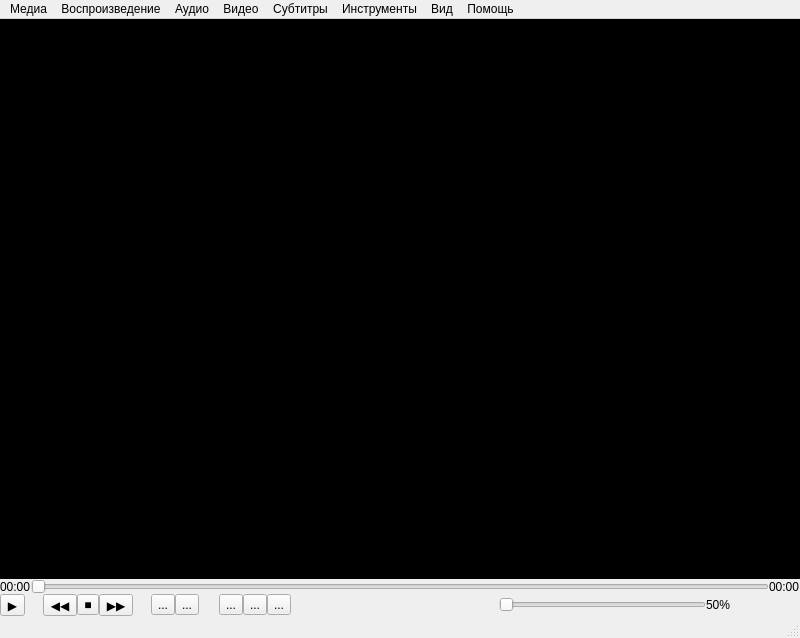
<?xml version="1.0" encoding="UTF-8"?>
<ui version="4.0">
 <class>MainWindow</class>
 <widget class="QMainWindow" name="MainWindow">
  <property name="geometry">
   <rect>
    <x>0</x>
    <y>0</y>
    <width>800</width>
    <height>638</height>
   </rect>
  </property>
  <property name="windowTitle">
   <string>Медиапроигрыватель</string>
  </property>
  <widget class="QWidget" name="centralwidget">
   <layout class="QVBoxLayout" name="verticalLayout" stretch="1,0,0">
    <property name="spacing">
     <number>0</number>
    </property>
    <property name="leftMargin">
     <number>0</number>
    </property>
    <property name="topMargin">
     <number>0</number>
    </property>
    <property name="rightMargin">
     <number>0</number>
    </property>
    <property name="bottomMargin">
     <number>0</number>
    </property>
    <item>
     <widget class="QLabel" name="videoLabel">
      <property name="styleSheet">
       <string notr="true">background-color: black;</string>
      </property>
      <property name="text">
       <string/>
      </property>
      <property name="pixmap">
       <pixmap resource="resourses.qrc">:/images/conus.png</pixmap>
      </property>
      <property name="scaledContents">
       <bool>false</bool>
      </property>
      <property name="alignment">
       <set>Qt::AlignmentFlag::AlignCenter</set>
      </property>
     </widget>
    </item>
    <item>
     <layout class="QHBoxLayout" name="horizontalLayout">
      <item>
       <widget class="QLabel" name="label">
        <property name="text">
         <string>00:00</string>
        </property>
       </widget>
      </item>
      <item>
       <widget class="QSlider" name="horizontalSlider">
        <property name="orientation">
         <enum>Qt::Orientation::Horizontal</enum>
        </property>
       </widget>
      </item>
      <item>
       <widget class="QLabel" name="label_2">
        <property name="text">
         <string>00:00</string>
        </property>
       </widget>
      </item>
     </layout>
    </item>
    <item>
     <layout class="QHBoxLayout" name="horizontalLayout_2">
      <item>
       <widget class="QToolButton" name="toolButton">
        <property name="text">
         <string>▶</string>
        </property>
       </widget>
      </item>
      <item>
       <spacer name="horizontalSpacer_2">
        <property name="orientation">
         <enum>Qt::Orientation::Horizontal</enum>
        </property>
        <property name="sizeType">
         <enum>QSizePolicy::Policy::Fixed</enum>
        </property>
        <property name="sizeHint" stdset="0">
         <size>
          <width>18</width>
          <height>20</height>
         </size>
        </property>
       </spacer>
      </item>
      <item>
       <widget class="QToolButton" name="toolButton_2">
        <property name="text">
         <string>◀◀</string>
        </property>
       </widget>
      </item>
      <item>
       <widget class="QToolButton" name="toolButton_3">
        <property name="text">
         <string>■</string>
        </property>
       </widget>
      </item>
      <item>
       <widget class="QToolButton" name="toolButton_4">
        <property name="text">
         <string>▶▶</string>
        </property>
       </widget>
      </item>
      <item>
       <spacer name="horizontalSpacer_3">
        <property name="orientation">
         <enum>Qt::Orientation::Horizontal</enum>
        </property>
        <property name="sizeType">
         <enum>QSizePolicy::Policy::Fixed</enum>
        </property>
        <property name="sizeHint" stdset="0">
         <size>
          <width>18</width>
          <height>20</height>
         </size>
        </property>
       </spacer>
      </item>
      <item>
       <widget class="QToolButton" name="toolButton_5">
        <property name="text">
         <string>...</string>
        </property>
        <property name="icon">
         <iconset resource="resourses.qrc">
          <normaloff>:/images/rastyanut.png</normaloff>:/images/rastyanut.png</iconset>
        </property>
       </widget>
      </item>
      <item>
       <widget class="QToolButton" name="toolButton_6">
        <property name="text">
         <string>...</string>
        </property>
        <property name="icon">
         <iconset resource="resourses.qrc">
          <normaloff>:/images/ecvalaizer.png</normaloff>:/images/ecvalaizer.png</iconset>
        </property>
       </widget>
      </item>
      <item>
       <spacer name="horizontalSpacer_4">
        <property name="orientation">
         <enum>Qt::Orientation::Horizontal</enum>
        </property>
        <property name="sizeType">
         <enum>QSizePolicy::Policy::Fixed</enum>
        </property>
        <property name="sizeHint" stdset="0">
         <size>
          <width>20</width>
          <height>20</height>
         </size>
        </property>
       </spacer>
      </item>
      <item>
       <widget class="QToolButton" name="toolButton_7">
        <property name="text">
         <string>...</string>
        </property>
        <property name="icon">
         <iconset resource="resourses.qrc">
          <normaloff>:/images/list.png</normaloff>:/images/list.png</iconset>
        </property>
       </widget>
      </item>
      <item>
       <widget class="QToolButton" name="toolButton_8">
        <property name="text">
         <string>...</string>
        </property>
        <property name="icon">
         <iconset resource="resourses.qrc">
          <normaloff>:/images/repeat.png</normaloff>:/images/repeat.png</iconset>
        </property>
       </widget>
      </item>
      <item>
       <widget class="QToolButton" name="toolButton_9">
        <property name="text">
         <string>...</string>
        </property>
        <property name="icon">
         <iconset resource="resourses.qrc">
          <normaloff>:/images/shuffle.png</normaloff>:/images/shuffle.png</iconset>
        </property>
       </widget>
      </item>
      <item>
       <spacer name="horizontalSpacer">
        <property name="orientation">
         <enum>Qt::Orientation::Horizontal</enum>
        </property>
        <property name="sizeHint" stdset="0">
         <size>
          <width>188</width>
          <height>20</height>
         </size>
        </property>
       </spacer>
      </item>
      <item>
       <widget class="QSlider" name="horizontalSlider_2">
        <property name="orientation">
         <enum>Qt::Orientation::Horizontal</enum>
        </property>
       </widget>
      </item>
      <item>
       <widget class="QLabel" name="label_4">
        <property name="text">
         <string>50%</string>
        </property>
       </widget>
      </item>
      <item>
       <widget class="QLabel" name="label_3">
        <property name="minimumSize">
         <size>
          <width>70</width>
          <height>20</height>
         </size>
        </property>
        <property name="maximumSize">
         <size>
          <width>70</width>
          <height>20</height>
         </size>
        </property>
        <property name="text">
         <string/>
        </property>
        <property name="pixmap">
         <pixmap resource="resourses.qrc">:/images/Photoroom.png</pixmap>
        </property>
        <property name="scaledContents">
         <bool>true</bool>
        </property>
       </widget>
      </item>
     </layout>
    </item>
   </layout>
  </widget>
  <widget class="QMenuBar" name="menubar">
   <property name="geometry">
    <rect>
     <x>0</x>
     <y>0</y>
     <width>800</width>
     <height>25</height>
    </rect>
   </property>
   <widget class="QMenu" name="menu">
    <property name="title">
     <string>Медиа</string>
    </property>
    <addaction name="action"/>
    <addaction name="action_2"/>
   </widget>
   <widget class="QMenu" name="menu_2">
    <property name="title">
     <string>Воспроизведение</string>
    </property>
    <addaction name="action_3"/>
    <addaction name="action_4"/>
   </widget>
   <widget class="QMenu" name="menu_3">
    <property name="title">
     <string>Аудио</string>
    </property>
    <addaction name="action_5"/>
    <addaction name="action_6"/>
   </widget>
   <widget class="QMenu" name="menu_4">
    <property name="title">
     <string>Видео</string>
    </property>
    <addaction name="action_7"/>
    <addaction name="action_8"/>
   </widget>
   <widget class="QMenu" name="menu_5">
    <property name="title">
     <string>Субтитры</string>
    </property>
    <addaction name="action_9"/>
    <addaction name="action_10"/>
   </widget>
   <widget class="QMenu" name="menu_6">
    <property name="title">
     <string>Инструменты</string>
    </property>
    <addaction name="action_11"/>
    <addaction name="action_12"/>
   </widget>
   <widget class="QMenu" name="menu_7">
    <property name="title">
     <string>Вид</string>
    </property>
    <addaction name="action_13"/>
   </widget>
   <widget class="QMenu" name="menu_8">
    <property name="title">
     <string>Помощь</string>
    </property>
    <addaction name="action_14"/>
   </widget>
   <addaction name="menu"/>
   <addaction name="menu_2"/>
   <addaction name="menu_3"/>
   <addaction name="menu_4"/>
   <addaction name="menu_5"/>
   <addaction name="menu_6"/>
   <addaction name="menu_7"/>
   <addaction name="menu_8"/>
  </widget>
  <widget class="QStatusBar" name="statusbar"/>
  <action name="action">
   <property name="text">
    <string>Открыть папку</string>
   </property>
  </action>
  <action name="action_2">
   <property name="text">
    <string>Открыть файл</string>
   </property>
  </action>
  <action name="action_3">
   <property name="text">
    <string>Открыть папку</string>
   </property>
  </action>
  <action name="action_4">
   <property name="text">
    <string>Открыть файл</string>
   </property>
  </action>
  <action name="action_5">
   <property name="text">
    <string>Увеличить громкость</string>
   </property>
  </action>
  <action name="action_6">
   <property name="text">
    <string>Уменьшить громкость</string>
   </property>
  </action>
  <action name="action_7">
   <property name="text">
    <string>Полноэкранный режим</string>
   </property>
  </action>
  <action name="action_8">
   <property name="text">
    <string>Сделать снимок кадра</string>
   </property>
  </action>
  <action name="action_9">
   <property name="text">
    <string>Включить субтитры</string>
   </property>
  </action>
  <action name="action_10">
   <property name="text">
    <string>Отключить субтитры</string>
   </property>
  </action>
  <action name="action_11">
   <property name="text">
    <string>Настройки</string>
   </property>
  </action>
  <action name="action_12">
   <property name="text">
    <string>Информация о медиа</string>
   </property>
  </action>
  <action name="action_13">
   <property name="text">
    <string>Показать плейлист</string>
   </property>
  </action>
  <action name="action_14">
   <property name="text">
    <string>О программе...</string>
   </property>
  </action>
 </widget>
 <resources>
  <include location="resourses.qrc"/>
 </resources>
 <connections/>
</ui>
